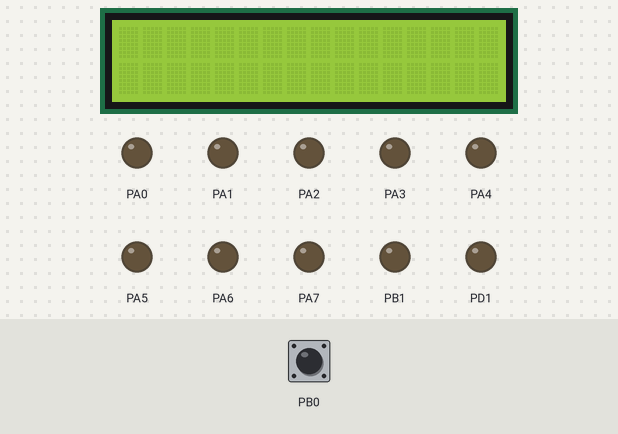
A program run on a simulated ATmega32, built with avr-gcc and emulated at 8 MHz. On the bench: 16×2 character LCD, output pins drawn as LEDs (lit = HIGH). Wiring (inferred from the signals the program sends): character LCD (HD44780): RS PD2; E PD0; data PC0, PC1, PC2, PC3, PC4, PC5, PC6, PC7. Inputs (shaded band) come from the test bench; at power-on: PB0 LOW. Pins used as bus, display or sensor lines are not drawn.

Above: at 1.2 s.
1.3 s: PB0 driven HIGH
At 2.16 s:
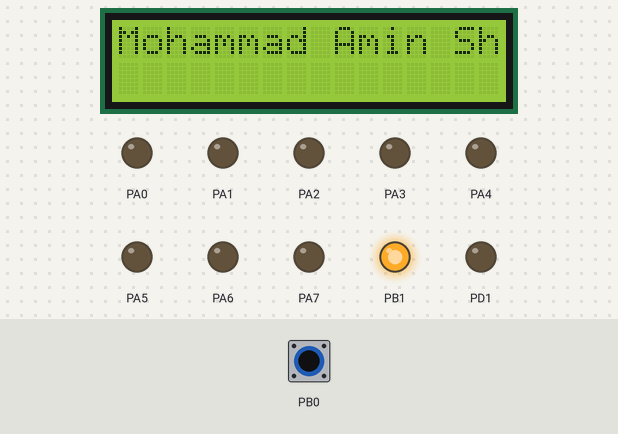
4.3 s: PB0 driven LOW
At 5.5 s:
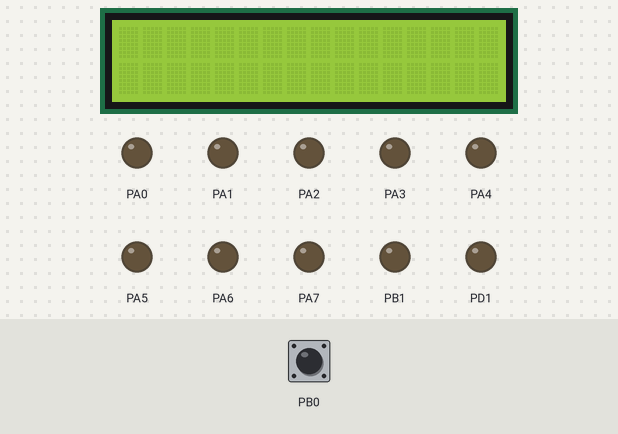
5.9 s: PB0 driven HIGH
At 6.05 s:
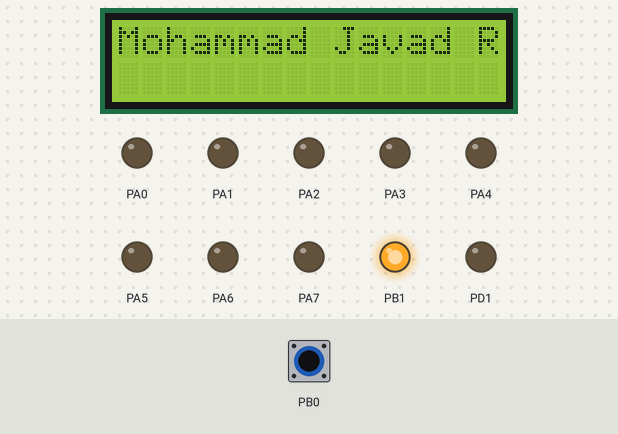
8.9 s: PB0 pulsed LOW 2 times (0.12 s each, 0.3 s apart)
At 10.2 s:
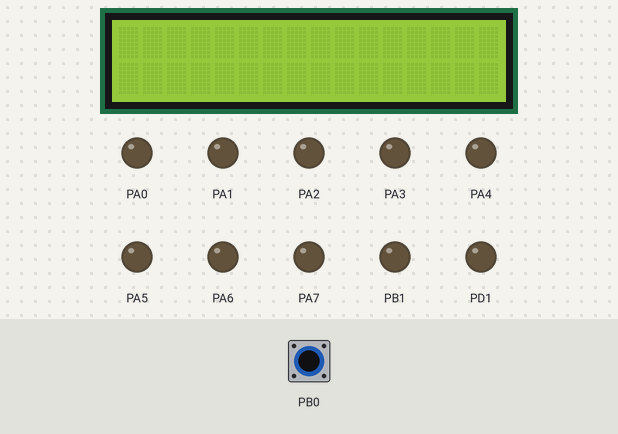
Timing chart, 0 to 11.9 s (numbered marks = the images above; inputs shaded):
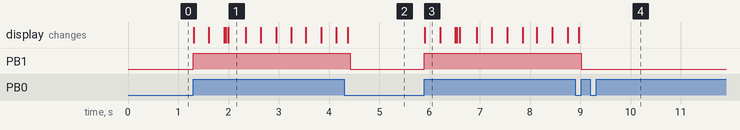

Measured:
- after the input at 1.3 s, PB1: LOW → HIGH at once; the display: first changes at once (image 1 shows a later state)
- after the input at 4.3 s, PB1: HIGH → LOW after 0.12 s
- after the input at 5.9 s, PB1: LOW → HIGH at once; the display: changes at once (image 3)
- after the input at 8.9 s, PB1: HIGH → LOW after 0.12 s

The program:

main.c
```c
/*
 * LCD.c
 *
 * Created: 27/05/2024 17:48:14
 * Author : Javad
 */

#include <avr/io.h>
#define F_CPU 8000000UL									//Maybe will change
#include <util/delay.h>									//Maybe I'll change it in the future
#include <string.h>

#define		LCD_DDR		DDRC
#define		LCD_OUT		PORTC
#define		LCD_IN		PINC

#define		Micro_DDR	DDRA
#define		Micro_OUT	PORTA
#define		Micro_IN	PINA


void lcdCommand( unsigned char cmd )
{
	LCD_OUT = cmd;
	PORTD = 1;
	_delay_us(1);
	PORTD = 0;
	_delay_us(100);
}

void lcdType( unsigned char letter )
{
	LCD_OUT = letter;
	PORTD = 0b101;
	_delay_us(1);
	PORTD = 0b100;
	_delay_us(100);
}

void lcdPrint( unsigned char word[] )
{
	for ( int i = 0 ; i<strlen(word) ; i++ )
	{
		lcdType(word[i]);
	}
}

void lcdInit()
{
	DDRD = 0x07;
	LCD_DDR = 0xFF;
	PORTD = 0;
	_delay_ms(1);

	lcdCommand(0x38);
	lcdCommand(0x0C);
	lcdCommand(0x01);
	_delay_ms(1);
	lcdCommand(0x06);
}

void lcdLogin()
{
	PORTB |= (1<<1);

	lcdCommand(1);
	lcdCommand(2);

	unsigned char name1[] = "Mohammad Javad Rahimi   40009153";
	lcdPrint(name1);

	_delay_ms(50);

	for ( int i = 0 ; i < 39 ; i++ )
	{
		_delay_ms(15);
		lcdCommand(0x18);
	}

	lcdCommand(1);
	_delay_ms(50);
	lcdCommand(2);


	lcdCommand(0x00);
	unsigned char name2[] = "Mohammad Amin Shams     40011223";
	lcdPrint(name2);

	_delay_ms(50);

	for ( int i = 0 ; i < 39 ; i++ )
	{
		_delay_ms(15);
		lcdCommand(0x18);
	}

	lcdCommand(1);
	_delay_ms(50);
	lcdCommand(2);

	unsigned char line1[] = "                1) Change Password                 ";
	lcdPrint(line1);

	lcdCommand(0xC0);
	unsigned char line2[] = "                2) Log out                    ";
	lcdPrint(line2);
}

void options()
{

	_delay_ms(50);

	for ( int i = 0 ; i < 39 ; i++ )
	{
		_delay_ms(20);
		lcdCommand(0x18);
	}
}

int main(void)
{
	lcdInit();
	Micro_DDR = 0xFF;

	DDRB = 2;

    while (1)
    {
			if ((PINB&(1)) == 1)
			{
				lcdLogin();
				options();
				if ( (PINB&(1)) == 0 )
				{
					lcdCommand(1);
					_delay_ms(50);
					lcdCommand(2);
					PORTB = 0x00;
					break;
				}
			}

			while ((PINB&(1)) == 1)
			{
				options();
				if ( (PINB&(1)) == 0 )
					{
						lcdCommand(1);
						_delay_ms(50);
						lcdCommand(2);
						PORTB = 0x00;
						break;
					}
			}
    }
}
```
